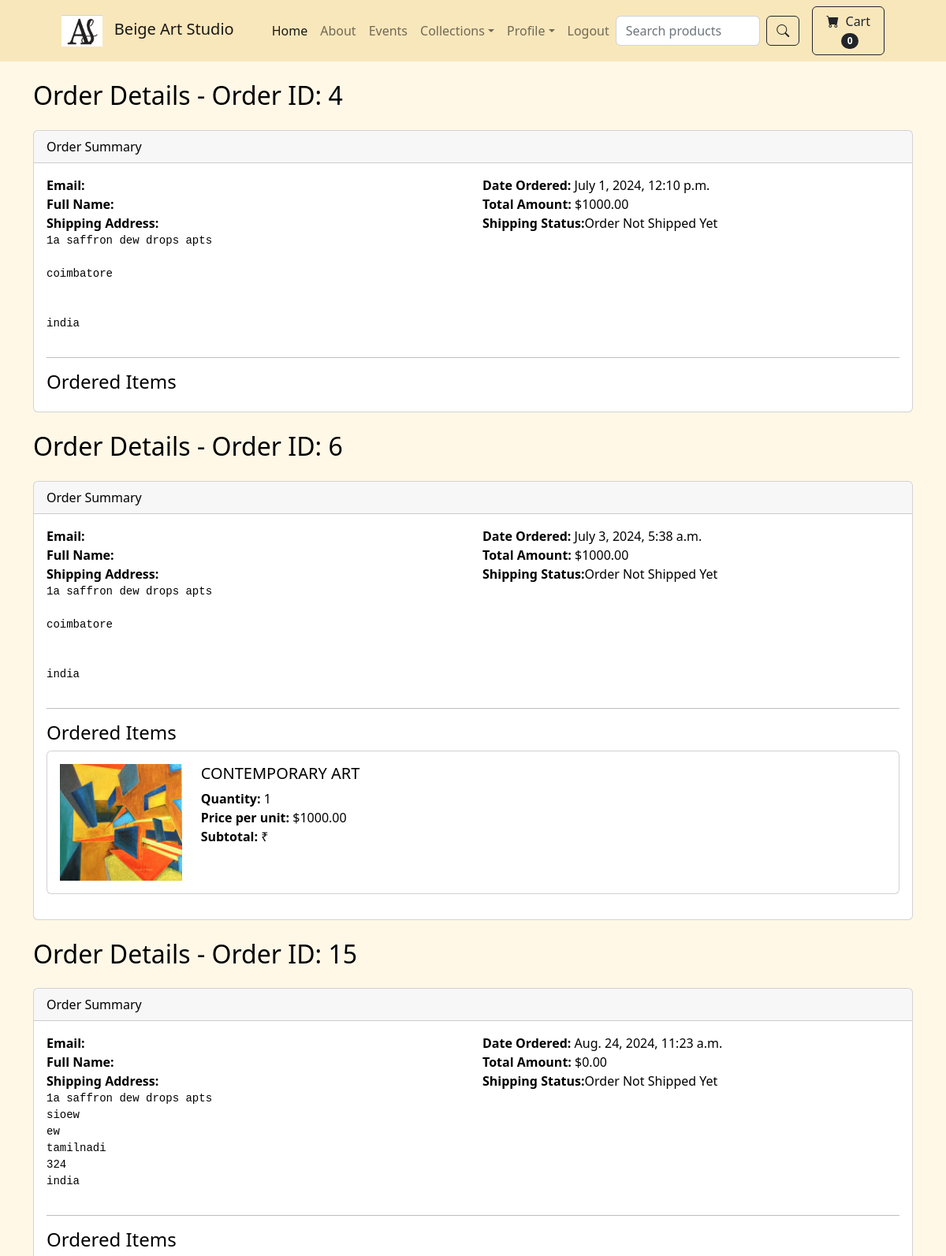
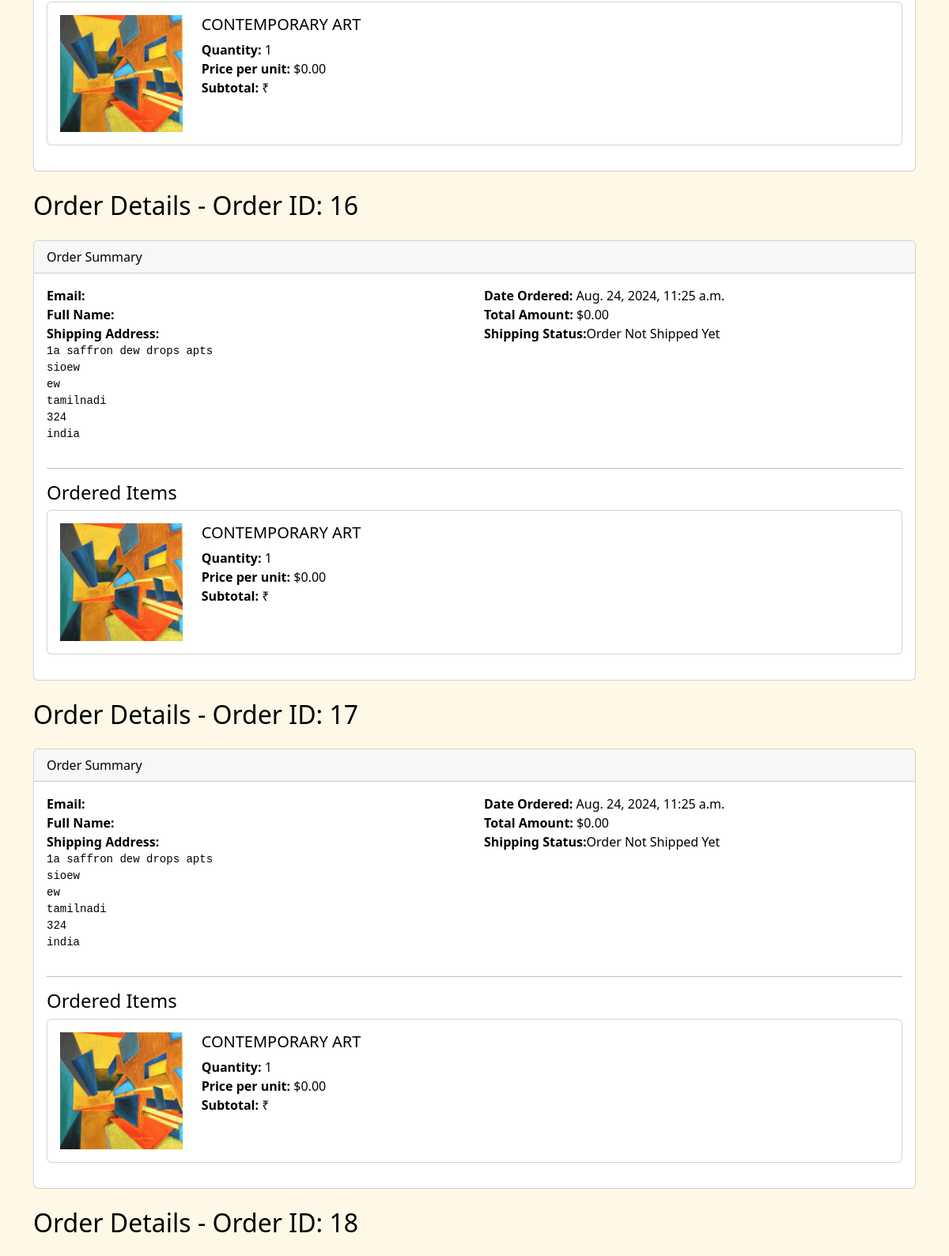
The app's page /payment/orders/ (signed in, upper part) with its own data (2 pictures, top to bottom).
### payment/models.py (models this page shows, shortened)
class Order(models.Model):
    STATUS_CHOICES = [
        ('P', 'Pending'),
        ('S', 'Shipped'),
        ('C', 'Cancelled'),
    ]
    user = models.ForeignKey(User, on_delete=models.CASCADE, null=True, blank=True)
    full_name = models.CharField(max_length=250)
    email = models.EmailField(max_length=250)
    shipping_address = models.TextField(max_length=15000)
    amount_paid = models.DecimalField(max_digits=7, decimal_places=2)
    date_ordered = models.DateTimeField(auto_now_add=True)
    shipped = models.BooleanField(default=False)
    date_shipped = models.DateTimeField(blank=True, null=True)

class OrderItem(models.Model):
    order = models.ForeignKey(Order, related_name='order_items', on_delete=models.CASCADE, null=True)
    product = models.ForeignKey(Product, on_delete=models.CASCADE, null=True)
    user = models.ForeignKey(User, on_delete=models.CASCADE, null=True, blank=True)
    quantity = models.PositiveBigIntegerField(default=1)
    price = models.DecimalField(max_digits=7, decimal_places=2)

### store/models.py (models this page shows, shortened)
class Product(models.Model):
    name = models.CharField(max_length=100)
    price = models.DecimalField(default=0, decimal_places=2, max_digits=6)
    category = models.ForeignKey(Category, on_delete=models.CASCADE, default=1)
    description = models.CharField(max_length=250, default='', blank=True, null=True)
    image = models.ImageField(upload_to='uploads/product/')
    is_sale = models.BooleanField(default=False)
    sale_price = models.DecimalField(default=0, decimal_places=2, max_digits=6)

### payment/views.py (the view)
# urls.py: path('orders/', views.order_list, name='order_list'),
@login_required
def order_list(request):
    orders = Order.objects.filter(user=request.user).prefetch_related('order_items')
    context = {
        'orders': orders,
    }
    return render(request, 'payment/order_list.html', context)

### cart/cart.py (called while the page is built)
    def __len__(self):
        return len(self.cart)

### cart/context_processors.py (called while the page is built)
def cart(request):
	return {'cart': Cart(request)}

### payment/templates/payment/order_list.html (shortened to what this page needs)
{% extends 'base.html' %}
{% block content %}
<div class="container mt-4">
    {% for order in orders %}
    <h2 class="mb-4">Order Details - Order ID: {{ order.id }}</h2>
    <div class="card mb-4">
        <div class="card-header">
            Order Summary
        </div>
        <div class="card-body">
            <div class="row mb-3">
                <div class="col-md-6">
                    <strong>Email:</strong> {{ order.user.email }}<br>
                    <strong>Full Name:</strong> {{ order.user.get_full_name }}<br>
                    <strong>Shipping Address:</strong><br>
                    <pre>{{ order.shipping_address }}</pre>
                </div>
                <div class="col-md-6">
                    <strong>Date Ordered:</strong> {{ order.date_ordered }}<br>
                    <strong>Total Amount:</strong> ${{ order.amount_paid }}<br>
                    {% if not order.shipped %}
                    <strong>Shipping Status:</strong><red>Order Not Shipped Yet</red> <br>
                    {% endif %}
                </div>
            </div>
            <hr>
            <h4>Ordered Items</h4>
            {% for item in order.order_items.all %}
                <div class="card mb-3">
                    <div class="card-body">
                        <div class="row">
                            <div class="col-md-2">
                                <img src="{{ item.product.image.url }}" class="img-fluid" alt="{{ item.product.name }}">
                            </div>
                            <div class="col-md-10">
                                <h5 class="card-title">{{ item.product.name }}</h5>
                                <p class="card-text">
                                    <strong>Quantity:</strong> {{ item.quantity }}<br>
                                    <strong>Price per unit:</strong> ${{ item.price }}<br>
                                    <strong>Subtotal:</strong> ₹{{ item.subtotal }}
                                </p>
                            </div>
                        </div>
                    </div>
                </div>
            {% endfor %}
        </div>
    </div>
    {% endfor %}
</div>
{% endblock %}

### store/templates/base.html (style rules this page uses)
body { background-color: #fff8e7; color: black; }

### records on screen
Order: id "4", shipping_address "1a saffron dew drops apts coimbatore india", date_ordered "July 1, 2024, 12:10 p.m.", amount_paid "1000.00", shows "Shipping Status:", shipped "Order Not Shipped Yet"
Order: id "6", shipping_address "1a saffron dew drops apts coimbatore india", date_ordered "July 3, 2024, 5:38 a.m.", amount_paid "1000.00", shows "Shipping Status:", shipped "Order Not Shipped Yet"
OrderItem: product.image (picture), product.name "CONTEMPORARY ART", quantity "1", price "1000.00"
Order: id "15", shipping_address "1a saffron dew drops apts sioew ew tamilnadi 324 india", date_ordered "Aug. 24, 2024, 11:23 a.m.", amount_paid "0.00", shows "Shipping Status:", shipped "Order Not Shipped Yet"
OrderItem: product.image (picture), product.name "CONTEMPORARY ART", quantity "1", price "0.00"
Order: id "16", shipping_address "1a saffron dew drops apts sioew ew tamilnadi 324 india", date_ordered "Aug. 24, 2024, 11:25 a.m.", amount_paid "0.00", shows "Shipping Status:", shipped "Order Not Shipped Yet"
OrderItem: product.image (picture), product.name "CONTEMPORARY ART", quantity "1", price "0.00"
Order: id "17", shipping_address "1a saffron dew drops apts sioew ew tamilnadi 324 india", date_ordered "Aug. 24, 2024, 11:25 a.m.", amount_paid "0.00", shows "Shipping Status:", shipped "Order Not Shipped Yet"
OrderItem: product.image (picture), product.name "CONTEMPORARY ART", quantity "1", price "0.00"
Order: id "18"

### other values on screen
{{ cart|length }} "0"
